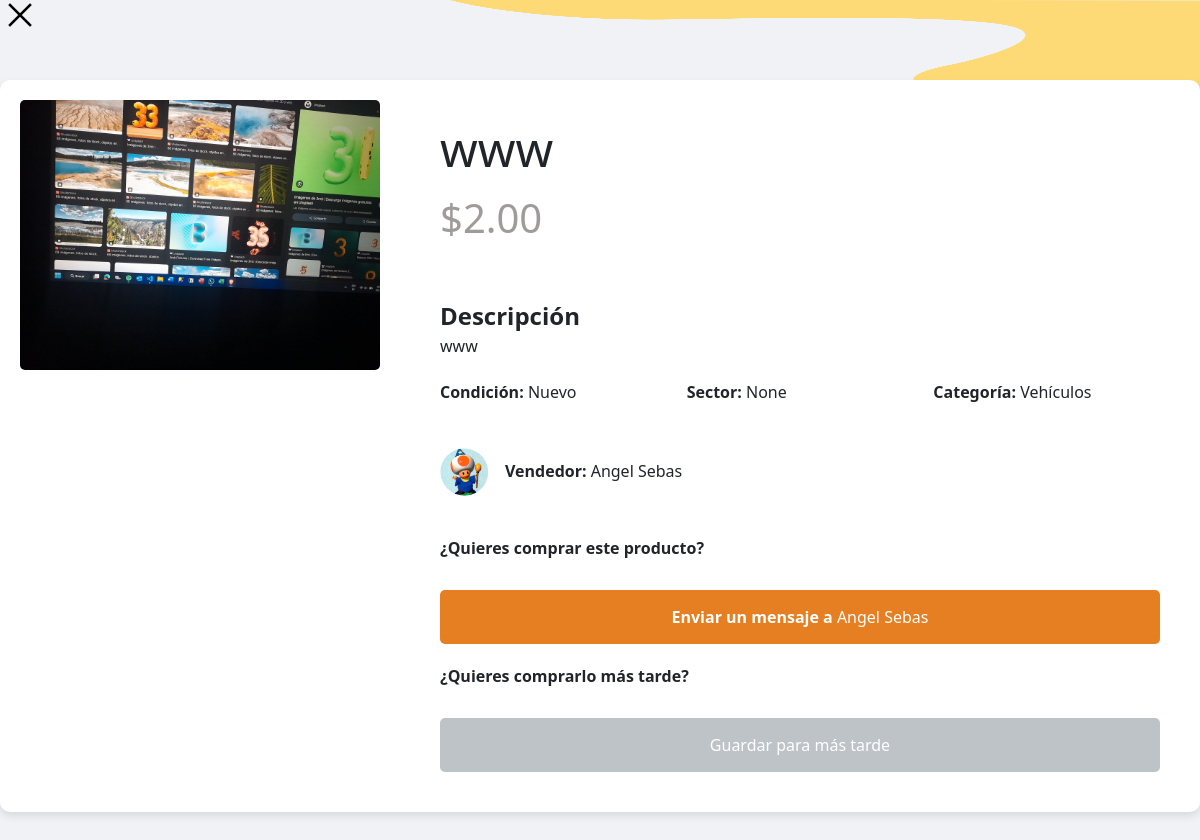
Page /productos/2/ on the earlier database version.
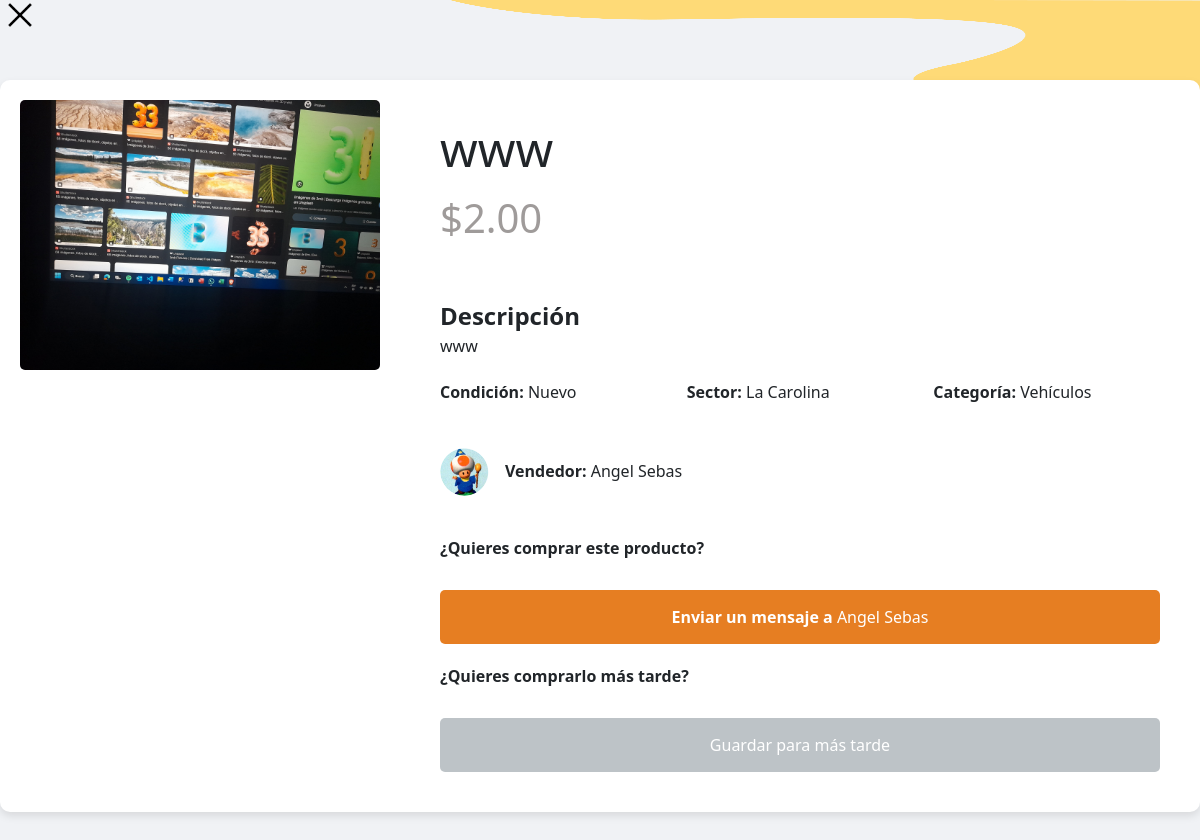
Same page on the later database version.
### publish/models.py (models this page shows, shortened)
class Producto(models.Model):
    VENTA_ESTADO_CHOICES = [
        ('EnVenta', 'En venta'),
        ('Vendido', 'Vendido'),
    ]
    titulo = models.CharField(max_length=200)
    descripcion = models.TextField()
    precio = models.DecimalField(max_digits=10, decimal_places=2)
    fecha_publicacion = models.DateTimeField(auto_now_add=True)
    usuario = models.ForeignKey(settings.AUTH_USER_MODEL, on_delete=models.CASCADE)
    estado = models.ForeignKey(Estado, on_delete=models.SET_NULL, null=True)
    categoria = models.ForeignKey(Categoria, on_delete=models.SET_NULL, null=True)
    sector = models.CharField(max_length=100, null=True, blank=True)
    venta_estado = models.CharField(max_length=20, choices=VENTA_ESTADO_CHOICES, default='EnVenta')

class Imagen(models.Model):
    producto = models.ForeignKey(Producto, on_delete=models.CASCADE, related_name='imagenes')
    imagen = models.ImageField(upload_to='imagenes_producto/')

class Estado(models.Model):
    nombre_estado = models.CharField(max_length=50)

class Categoria(models.Model):
    nombre_categoria = models.CharField(max_length=100)
    def __str__(self):
        return self.nombre_categoria

### signup/models.py (models this page shows, shortened)
class Usuario(AbstractBaseUser, PermissionsMixin):
    first_name = models.CharField(max_length=30)
    last_name = models.CharField(max_length=30)
    birth_date = models.DateField()
    gender = models.CharField(max_length=10)
    sector = models.ForeignKey(Sector, on_delete=models.CASCADE)
    cedula = models.CharField(max_length=10, unique=True)  # Cédula debe ser única
    email = models.EmailField(unique=True, null=True)
    password = models.CharField(max_length=100, validators=[MinLengthValidator(8)])  # Validar longitud mínima
    is_active = models.BooleanField(default=True)
    is_staff = models.BooleanField(default=False)
    objects = UsuarioManager()
    USERNAME_FIELD = 'email'
    REQUIRED_FIELDS = ['first_name', 'last_name']
    class Meta:
        db_table = 'usuario'
    def __str__(self):
        return f"{self.first_name} {self.last_name}"

### productos/views.py (the view)
# urls.py: path('<int:id>/', views.producto_detalle, name='producto_detalle'),
def producto_detalle(request, id):
    producto = get_object_or_404(Producto, id=id)
    return render(request, 'productos/perfilProducto.html', {'producto': producto})

### productos/templates/productos/perfilProducto.html (shortened to what this page needs)
{% load static %}
<!DOCTYPE html>
<html lang="es">
<head>
    <link rel="stylesheet" href="{% static 'bootstrap/css/bootstrap.min.css' %}">
</head>
<body>
    <div class="icon-buttons">
        <a href="{% url 'mainPage' %}" style="background-image: url('{% static 'images/Close.png' %}');">
        </a>
    </div>
    <div class="producto-detalle">
        <div class="producto-imagen">
            <div class="imagen-cuadro">
                <img src="{{ producto.imagenes.all.0.imagen.url }}" alt="{{ producto.titulo }}">
            </div>
        </div>
        <div class="producto-info">
            <h1>{{ producto.titulo }}</h1>
            <p class="precio">${{ producto.precio }}</p>
            <div class="titulo-descripcion">
                <strong>Descripción</strong>
            </div>
            <p class="descripcion">{{ producto.descripcion }}</p>
            <div class="detalles">
                <div><strong>Condición:</strong> {{ producto.estado.nombre_estado }}</div>
                <div><strong>Sector:</strong> {{ producto.sector }}</div>
                <div><strong>Categoría:</strong> {{ producto.categoria }}</div>
                <div class="vendedor">
                    <img src="{% static 'images/FotoDefaultTemp.png' %}" alt="{{ producto.vendedor.nombre }}">
                    <span><strong>Vendedor:</strong> {{ producto.usuario }}</span>
                </div>
            </div>
            <div class="acciones">
                <div class="accion-texto">¿Quieres comprar este producto?</div>
                <form method="POST" action="{% url 'iniciar_chat' producto.id %}">
                    <button type="submit"><strong>Enviar un mensaje a </strong> {{ producto.usuario }}</button>
                </form>
                <div class="accion-texto">¿Quieres comprarlo más tarde?</div>
                <form method="POST" action="{% url 'productos:guardar_producto' producto.id %}">
                    <button type="submit" class="guardar">Guardar para más tarde</button>
                </form>
            </div>
        </div>
    </div>
</body>
</html>

Differences in the rows shown:
changed Producto "www": sector "None" → "La Carolina"
